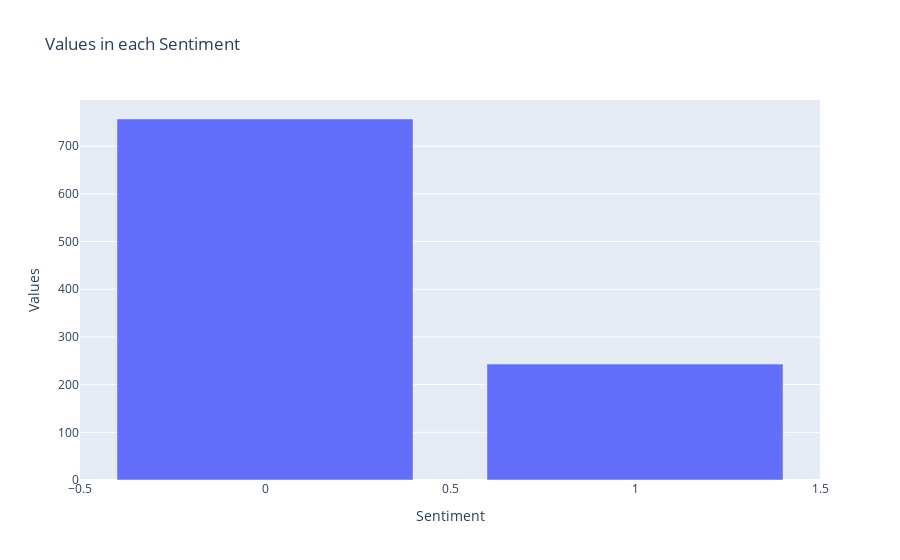

Write notebook code for a chart like this one.
### Code cell
fig = go.Figure([go.Bar(x=y.value_counts().index, y=y.value_counts().tolist())])
fig.update_layout(
    title="Values in each Sentiment",
    xaxis_title="Sentiment",
    yaxis_title="Values")
fig.show()

### Figure 1 — Plotly figure (JSON) as saved in the notebook; plotly's stock layout.template omitted (floating-point values rounded to 4 significant figures)
{"data": [{"type": "bar", "x": [0, 1], "y": [757, 243]}], "layout": {"title": {"text": "Values in each Sentiment"}, "xaxis": {"title": {"text": "Sentiment"}}, "yaxis": {"title": {"text": "Values"}}}}
